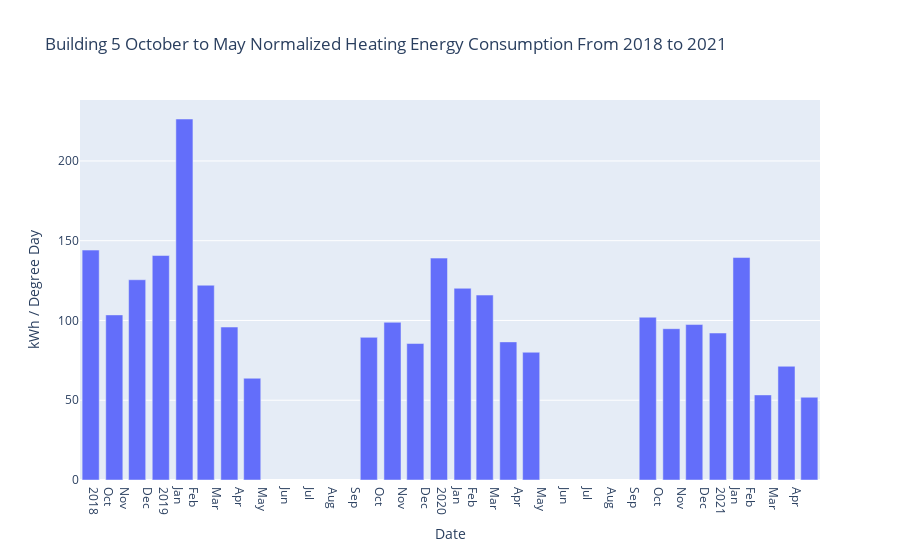

Source (notebook cell):
### Code cell
create_statement3 = '''
select DATE_FORMAT(w.Date, '%Y-%m')  AS Date , avg(Air_Temp_Avg) as Air_Temp_Avg , sum(Heating_Degree_Days) as Heating_Degree_Days, sum(Heating_kWh) as Heating_kWh, (sum(Heating_kWh)/sum(Heating_Degree_Days)) as Normalized_Energy_Consumption
FROM b5 INNER JOIN finaldd w
ON b5.Date = w.Date
where month(b5.Date) between 10 and 12 or month(b5.Date) between 1 and 5 
Group by year(w.`Date`), month(w.`Date`)
;
'''


df_b5nem = pd.read_sql_query(create_statement3, engine)
display(df_b5nem.head())

fig = px.bar(df_b5nem, x='Date', y="Normalized_Energy_Consumption",hover_data={"Date": "|%B %d, %Y"},
                                                        labels={"Normalized_Energy_Consumption": "kWh / Degree Day",},
              title='Building 5 October to May Normalized Heating Energy Consumption From 2018 to 2021')
fig.update_xaxes(
    dtick="M1",
    tickformat="%b\n%Y",
    ticklabelmode="period")

             
             
             
fig.show()

### Figure 1 — Plotly figure (JSON) as saved in the notebook; plotly's stock layout.template omitted (floating-point values rounded to 4 significant figures)
{"data": [{"alignmentgroup": "True", "hovertemplate": "Date=%{x|%B %d, %Y}<br>kWh / Degree Day=%{y}<extra></extra>", "legendgroup": "", "marker": {"color": "#636efa", "pattern": {"shape": ""}}, "name": "", "offsetgroup": "", "orientation": "v", "showlegend": false, "textposition": "auto", "type": "bar", "x": ["2018-10", "2018-11", "2018-12", "2019-01", "2019-02", "2019-03", "2019-04", "2019-05", "2019-10", "2019-11", "2019-12", "2020-01", "2020-02", "2020-03", "2020-04", "2020-05", "2020-10", "2020-11", "2020-12", "2021-01", "2021-02", "2021-03", "2021-04", "2021-05"], "xaxis": "x", "y": [144.1, 103.5, 125.5, 140.7, 226.3, 122.1, 95.89, 63.79, 89.42, 98.85, 85.55, 139.1, 120.2, 115.9, 86.58, 80.08, 102.0, 94.84, 97.45, 92.14, 139.5, 53.33, 71.29, 51.87], "yaxis": "y"}], "layout": {"autosize": true, "barmode": "relative", "legend": {"tracegroupgap": 0}, "title": {"text": "Building 5 October to May Normalized Heating Energy Consumption From 2018 to 2021"}, "xaxis": {"anchor": "y", "autorange": true, "domain": [0, 1], "dtick": "M1", "range": ["2018-09-17", "2021-05-15"], "tickformat": "%b\n%Y", "ticklabelmode": "period", "title": {"text": "Date"}, "type": "date"}, "yaxis": {"anchor": "x", "autorange": true, "domain": [0, 1], "range": [0, 238.2], "title": {"text": "kWh / Degree Day"}, "type": "linear"}}}
